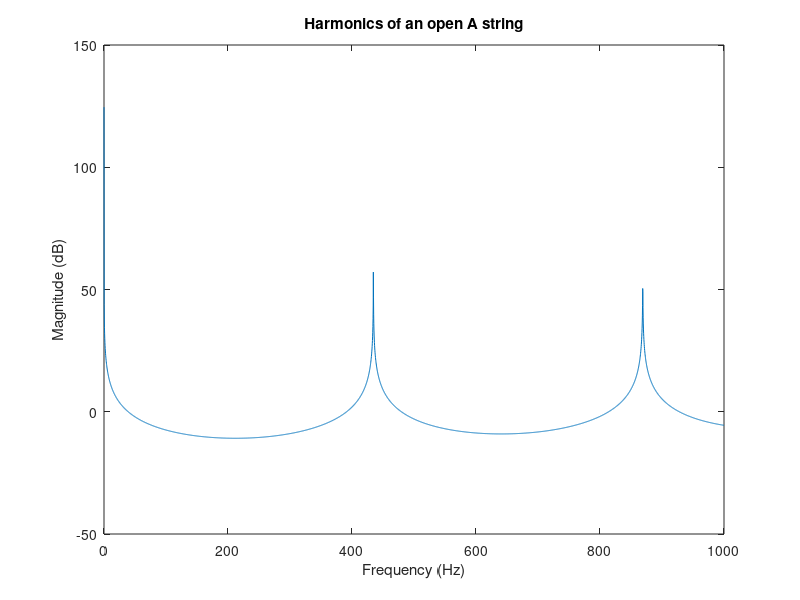
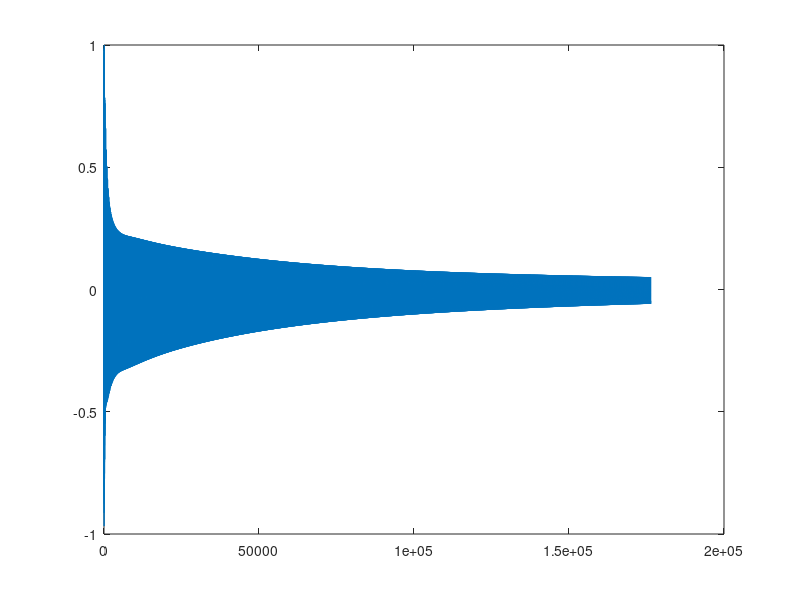

These charts were generated, in order, by the following MATLAB code: (Note: this script raises an error after producing the figures.)
clear all

Fs = 44100;
A = 440; % The A string of a guitar is normally tuned to 110 Hz

F = linspace(1 / Fs, 1000, 2^12);

x = zeros(Fs * 4, 1);

delay = round(Fs / A);

b = firls(32, [0, 1 / delay, 2 / delay, 1], [0 0 1 1]);
a = [1, zeros(1, delay), -0.5, -0.5];

[H, W] = freqz(b, a, F, Fs);
plot(W, 20 * log10(abs(H)));
title('Harmonics of an open A string');
xlabel('Frequency (Hz)');
ylabel('Magnitude (dB)');



zi = rand(max(length(b), length(a)) - 1, 1);
note = filter(b, a, x, zi);

note = note - mean(note);
note = note / max(abs(note));
figure(2); 
plot(note)
hplayer = audioplayer(note, Fs); play(hplayer)


